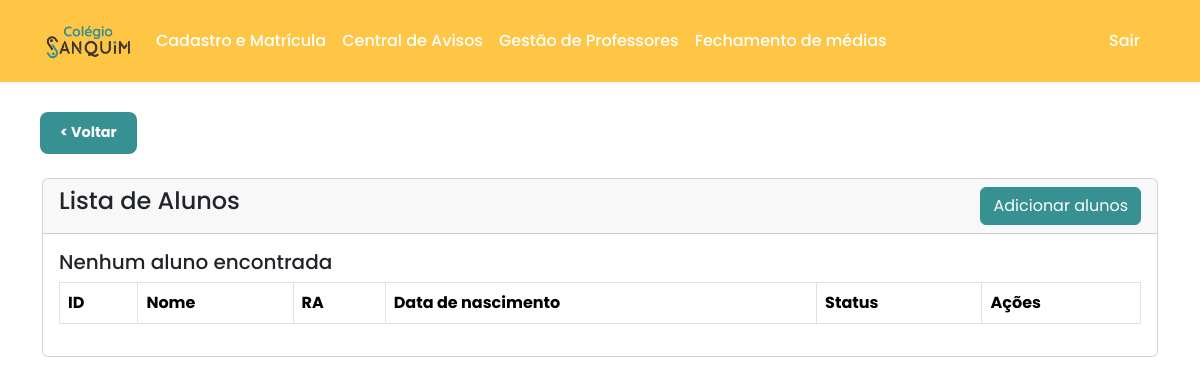
Before: /Adm/phpAdm/index-alunos.php with the older database file.
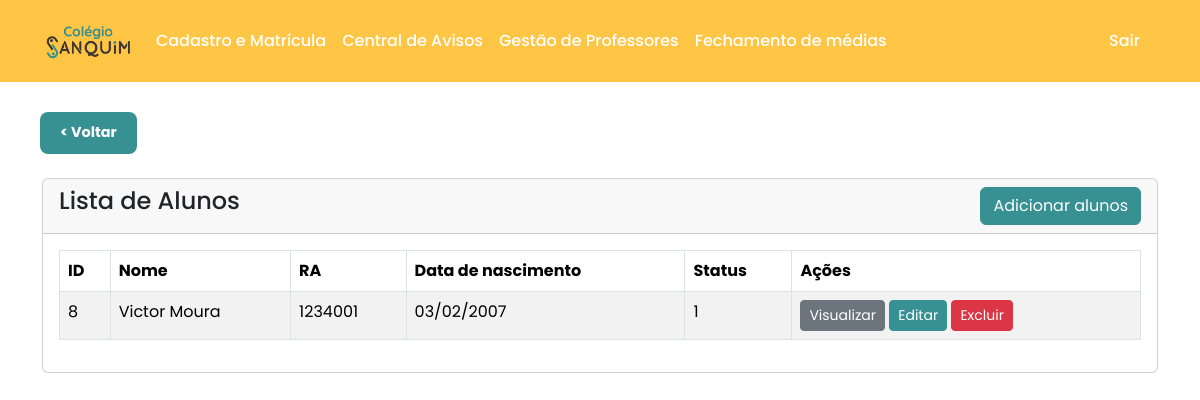
After: the same page with the newer database file.
### tables this page shows
CREATE TABLE `alunos` (
  `id` int(11) NOT NULL,
  `nome` varchar(50) NOT NULL,
  `ra` varchar(7) NOT NULL,
  `data_nascimento` date DEFAULT NULL,
  `cpf` varchar(20) NOT NULL,
  `rg` varchar(20) NOT NULL,
  `endereco` varchar(50) NOT NULL,
  `bairro` varchar(20) NOT NULL,
  `cidade` varchar(20) NOT NULL,
  `fone` varchar(30) NOT NULL,
  `email` varchar(60) NOT NULL,
  `status` int(11) NOT NULL
);

### Adm/phpAdm/index-alunos.php (the view, shortened to what this page needs)
<!doctype html>
<html lang="pt-br">
  <head>
    <link href="https://cdn.jsdelivr.net/npm/bootstrap@5.3.3/dist/css/bootstrap.min.css" rel="stylesheet">
  </head>
  <body>
        <?php
        include 'masterAdm.php';
        include 'conexao2.php';
        ?>
        <a href="cadastro-matricula.php" class="btn-voltar">< Voltar </a>
      <div class="container mt-4">
        <div class="row">
          <div class="col-md-12">
            <div class="card">
              <div class="card-header">
                <h4>Lista de Alunos
                <a href="aluno-create.php" class="btn btn-custom float-end">Adicionar alunos</a>
                </h4>
              </div>
              <div class="card-body">
                <table class="table table-bordered table-striped">
                  <thead>
                    <tr>
                      <th>ID</th>
                      <th>Nome</th>
                      <th>RA</th>
                      <th>Data de nascimento</th>
                      <th>Status</th>
                      <th>Ações</th>
                    </tr>
                  </thead>
                  <tbody>
                    <?php
                    $sql = 'SELECT * FROM alunos';
                    $alunos = mysqli_query($conexao, $sql);
                    if(mysqli_num_rows($alunos)>0){
                      foreach($alunos as $aluno){
                    ?>
                    <tr>
                      <td><?=$aluno['id']?></td>
                      <td><?=$aluno['nome']?></td>
                      <td><?=$aluno['ra']?></td>
                      <td><?= date('d/m/Y', strtotime($aluno['data_nascimento'])) ?></td> <td><?=$aluno['status']?></td>
                      <td>
                        <a href="aluno-view.php?id=<?=$aluno['id']?>" class="btn btn-secondary btn-sm">Visualizar</a>
                        <a href="aluno-edit.php?id=<?=$aluno['id']?>" class="btn btn-custom btn-sm">Editar</a>
                        <form action="acoes-aluno.php" method="post" class="d-inline">
                          <button onclick="return confirm('Tem certeza que deseja excluir')"
                          type="submit" name="delete_aluno" value="<?=$aluno['id']?>" class="btn btn-danger btn-sm">Excluir</button>
                        </form>
                      </td>
                    </tr>
                    <?php
                      }
                    }
                    else {
                      echo '<h5>Nenhum aluno encontrada</h5>';
                    }
                    ?>
                  </tbody>
                </table>
              </div>
            </div>
          </div>
        </div>
      </div>
  </body>
</html>

Changed rows visible on the page:
added alunos: id "8", nome "Victor Moura", ra "1234001", data_nascimento "03/02/2007", status "1"
Other visible differences:
text no longer shown: "Nenhum aluno encontrada"
